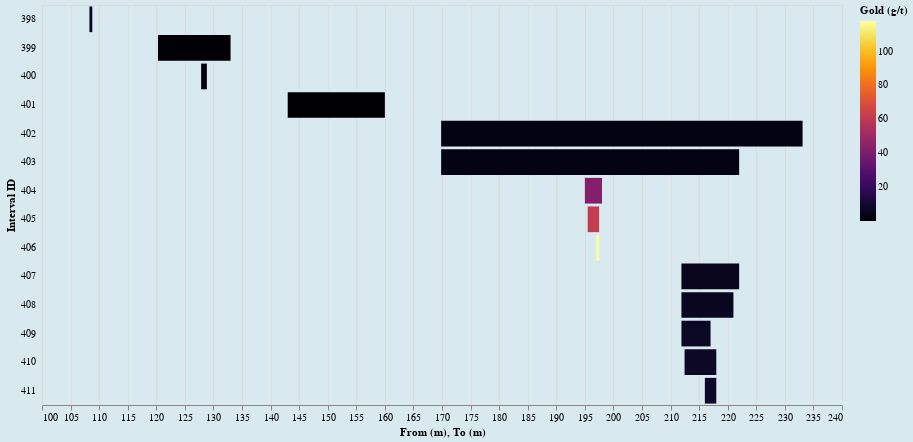

Notebook code cell kept with this figure:
### Markdown cell above
- Example:





- This is actually a fairly complicated question. 
- Parent intervals can have no child intervals, a single child interval, or several child intervals. 
- Child intervals themselves can have no child intervals, a single child interval, or several child intervals 
- We only have the total grade, INCLUDING the high-grade, child subintervals. Considering it in that way ignores the fact that the high-grade intervals are included in the wider, lower-grade intervals, inflating the grade measured over that length. This has enormous implications for the *continuity* of the mineralization, which determines the feasibility of the project. 

In order to eliminate this effect we'll need to do some math with the intercepts. This visualization attempts to show this hierarchical, branching structure:

### Code cell
import altair as alt

y_axis = alt.Axis(
    title='Interval ID',
    offset=5,
    ticks=False,
    domain=False
)

alt.Chart(dh_101).mark_bar().encode(
    alt.X('From (m):Q',
        scale=alt.Scale(zero=False)),
    x2='To (m):Q',
    y=alt.Y('Record:N', axis=y_axis),
    color=alt.Color('Gold (g/t):Q', scale=alt.Scale(scheme="inferno")),
    tooltip=[
        alt.Tooltip('Width (m):Q', title='Width'),
        alt.Tooltip('Gold (g/t):Q', title='Gold Grade')
    ]
).properties(width=800, height=400).configure(background='#D9E9F0')

### Figure 1 — Vega-Lite specification as saved in the notebook (floating-point values rounded to 4 significant figures)
{"config": {"view": {"continuousWidth": 400, "continuousHeight": 300}, "background": "#D9E9F0"}, "data": {"name": "data-79954e75b9e39f2509a97836bd76bb3c"}, "mark": "bar", "encoding": {"color": {"type": "quantitative", "field": "Gold (g/t)", "scale": {"scheme": "inferno"}}, "tooltip": [{"type": "quantitative", "field": "Width (m)", "title": "Width"}, {"type": "quantitative", "field": "Gold (g/t)", "title": "Gold Grade"}], "x": {"type": "quantitative", "field": "From (m)", "scale": {"zero": false}}, "x2": {"field": "To (m)"}, "y": {"type": "nominal", "axis": {"domain": false, "offset": 5, "ticks": false, "title": "Interval ID"}, "field": "Record"}}, "height": 400, "width": 800, "$schema": "https://vega.github.io/schema/vega-lite/v4.8.1.json", "datasets": {"data-79954e75b9e39f2509a97836bd76bb3c": [{"Drill Hole": "BR-101", "Unnamed: 1": null, "From (m)": 108.3, "To (m)": 108.8, "Width (m)": 0.5, "Gold (g/t)": 7.47, "Record": 398}, {"Drill Hole": "BR-101", "Unnamed: 1": "and", "From (m)": 120.3, "To (m)": 133.0, "Width (m)": 12.7, "Gold (g/t)": 0.51, "Record": 399}, {"Drill Hole": "BR-101", "Unnamed: 1": "including", "From (m)": 127.8, "To (m)": 128.8, "Width (m)": 1.0, "Gold (g/t)": 2.42, "Record": 400}, {"Drill Hole": "BR-101", "Unnamed: 1": "and", "From (m)": 143.0, "To (m)": 160.0, "Width (m)": 17.0, "Gold (g/t)": 0.17, "Record": 401}, {"Drill Hole": "BR-101", "Unnamed: 1": "and", "From (m)": 169.8, "To (m)": 233.1, "Width (m)": 63.25, "Gold (g/t)": 3.61, "Record": 402}, {"Drill Hole": "BR-101", "Unnamed: 1": "including", "From (m)": 169.8, "To (m)": 222.0, "Width (m)": 52.15, "Gold (g/t)": 4.24, "Record": 403}, {"Drill Hole": "BR-101", "Unnamed: 1": "and including", "From (m)": 195.0, "To (m)": 198.0, "Width (m)": 3.0, "Gold (g/t)": 42.7, "Record": 404}, {"Drill Hole": "BR-101", "Unnamed: 1": "and including", "From (m)": 195.5, "To (m)": 197.5, "Width (m)": 2.0, "Gold (g/t)": 61.73, "Record": 405}, {"Drill Hole": "BR-101", "Unnamed: 1": "and including", "From (m)": 197.0, "To (m)": 197.5, "Width (m)": 0.5, "Gold (g/t)": 118.0, "Record": 406}, {"Drill Hole": "BR-101", "Unnamed: 1": "and including", "From (m)": 211.9, "To (m)": 222.0, "Width (m)": 10.1, "Gold (g/t)": 5.91, "Record": 407}, {"Drill Hole": "BR-101", "Unnamed: 1": "and including", "From (m)": 211.9, "To (m)": 221.0, "Width (m)": 9.1, "Gold (g/t)": 6.5, "Record": 408}, {"Drill Hole": "BR-101", "Unnamed: 1": "and including", "From (m)": 211.9, "To (m)": 217.0, "Width (m)": 5.1, "Gold (g/t)": 7.68, "Record": 409}, {"Drill Hole": "BR-101", "Unnamed: 1": "and including", "From (m)": 212.4, "To (m)": 218.0, "Width (m)": 5.55, "Gold (g/t)": 7.82, "Record": 410}, {"Drill Hole": "BR-101", "Unnamed: 1": "and including", "From (m)": 216.0, "To (m)": 218.0, "Width (m)": 2.0, "Gold (g/t)": 8.21, "Record": 411}]}}
